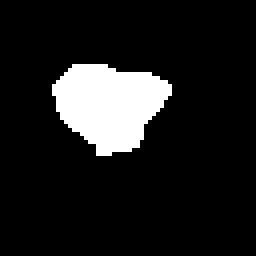
#> input picture Unsupervised Learning/Experiment/Jialun_test_data/LCMO-500-32-Binning/support_original.tif, 64 x 64 px (shown 4 times larger)
$ python data_process.py
#> lines starting #> are read from the running program, lines starting #| are printed output that depends on the picture; after the words box and inside, x2 and y2 are one past the last pixel; in counts of white or black regions, pixels touching at a corner belong together
#> `amp_in = tiff.imread("support_original.tif").astype(np.float32)`: amp_in: shape (64, 64) float32; values 0 (black) and 1 (white), 11.4% white; 1 white region, box (x1, y1, x2, y2) and area: (13, 16, 43, 39) 467
import numpy as np
import tifffile as tiff
from scipy.ndimage import gaussian_filter, zoom
from skimage import exposure
import matplotlib.pyplot as plt
import os

def save_tiff(data, filename, normalize_range=False):
    if normalize_range:
        data = (data - np.min(data)) / (np.max(data) - np.min(data) + 1e-8) * 65535
    data = np.clip(data, 0, 65535).astype(np.uint16)
    tiff.imwrite(filename, data)

def create_softer_amplitude(amplitude, sigma=1.0):
    """
    Generate amplitude with:
    - Flat core (1)
    - Soft Gaussian falloff at boundary
    - Hard shape clamping
    - Final normalization
    """
#> called with sigma = 1.5
    support_mask = (amplitude > 0).astype(np.float32)

    # Step 1: Apply stronger Gaussian smoothing
    soft_amp = gaussian_filter(support_mask, sigma=sigma)
    soft_amp = soft_amp ** 3

    # Step 2: Clamp with original shape (prevent leakage)
    soft_amp *= support_mask
#> soft_amp: shape (64, 64) float32; min 0, max 1, mean 0.088

    # Step 3: Normalize
    soft_amp = exposure.rescale_intensity(soft_amp, out_range=(0, 1))

    return soft_amp

def intensity_to_amplitude(intensity_tif_path, save_path=None):

    intensity = tiff.imread(intensity_tif_path).astype(np.float32)
    # safety clip
    intensity = np.clip(intensity, 0, None)

    amplitude = np.sqrt(intensity)
    amp_norm = amplitude / (np.max(amplitude) + 1e-8)
    amp_uint16 = (amp_norm * 65535).astype(np.uint16)

    if save_path is None:
        save_path = "dp_amp.tif"

    tiff.imwrite(save_path, amp_uint16)
    print(f"Saved amplitude TIFF to {save_path}")

    return amp_uint16

def resize_support(support, scale=1.5):
    """
    Resize binary support mask using zoom. Scale >1 makes it larger.
    The result will be padded or cropped to match original shape.
    """
#> called with scale = 1.5
    original_shape = support.shape
#> original_shape = (64, 64)
    zoomed = zoom(support.astype(np.float32), scale, order=1)  # 🔧 fix type issue

    zoomed_shape = zoomed.shape
#> zoomed_shape = (96, 96)
    output = np.zeros_like(support, dtype=np.float32)

    # Calculate crop or pad indices
    y_offset = (zoomed_shape[0] - original_shape[0]) // 2
#> y_offset = 16
    x_offset = (zoomed_shape[1] - original_shape[1]) // 2
#> x_offset = 16

    if scale >= 1.0:
        output[...] = zoomed[y_offset:y_offset + original_shape[0],
                             x_offset:x_offset + original_shape[1]]
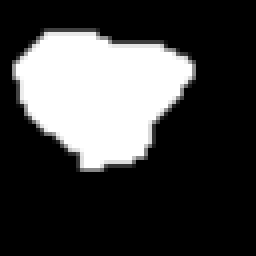
#> output: shape (64, 64) float32 (shown 4 times larger); min 0, max 1, mean 0.259
    else:
        output[y_offset:y_offset + zoomed_shape[0],
               x_offset:x_offset + zoomed_shape[1]] = zoomed

    return (output > 0).astype(np.float32)  # return binary mask
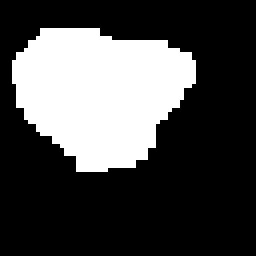
#> returned value: shape (64, 64) float32 (shown 4 times larger); values 0 (black) and 1 (white), 28.8% white; 1 white region, box (x1, y1, x2, y2) and area: (3, 7, 49, 43) 1179


if __name__ == "__main__":

    # Process soft support
    amp_in = tiff.imread("support_original.tif").astype(np.float32)
    amp_out = create_softer_amplitude(amp_in, sigma=1.5)
    #save_tiff(amp_out, "Sup_A_phased-support.tif", normalize_range=True)

    support_scale = 1.5
    support_mask = (amp_in > 0).astype(np.float32)
    support_large = resize_support(support_mask, scale=support_scale)
    amp_large_soft = create_softer_amplitude(support_large, sigma=1.5)
#> call 2 of create_softer_amplitude, with sigma = 1.5
#> in create_softer_amplitude (call 2), `soft_amp = soft_amp ** 3`:
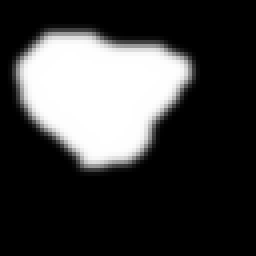
#> soft_amp: shape (64, 64) float32 (shown 4 times larger); min 0, max 1, mean 0.247
    #save_tiff(amp_large_soft, "support_large.tif", normalize_range=True)

    # Convert intensity to amplitude
    amplitude_from_intensity = intensity_to_amplitude("UCL1014a_S0500_frame32-scale.tif")
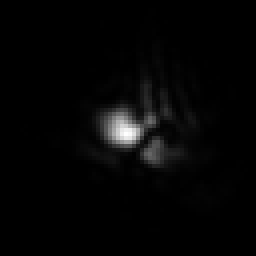
#> input picture Unsupervised Learning/Experiment/Jialun_test_data/LCMO-500-32-Binning/UCL1014a_S0500_frame32-scale.tif, 64 x 64 px (shown 4 times larger)
#> in intensity_to_amplitude, intensity is the input picture: shape (64, 64) float32; min 0, max 1303.8, mean 28.1
#> in intensity_to_amplitude, `amplitude = np.sqrt(intensity)`:
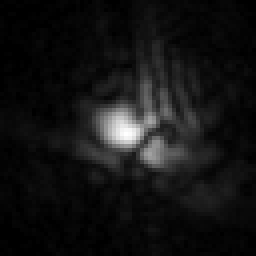
#> amplitude: shape (64, 64) float32 (shown 4 times larger); min 0, max 36.11, mean 2.8; drawn with min black and max white

    # Visualize both
    fig, axes = plt.subplots(1, 3, figsize=(18, 6))
    axes[0].imshow(amp_in, cmap='viridis')
    axes[0].set_title("Original Amplitude")
    axes[0].axis('off')

    axes[1].imshow(amp_out, cmap='viridis')
    axes[1].set_title("Improved Soft Amplitude")
    axes[1].axis('off')

    axes[2].imshow(amplitude_from_intensity, cmap='viridis')
    axes[2].set_title("Amplitude from Intensity")
    axes[2].axis('off')

    plt.tight_layout()
    plt.show()

    import numpy as np
    import tifffile as tiff

    # --- Load phase and support ---
    phase_raw = tiff.imread("phase_old.tif").astype(np.float32)
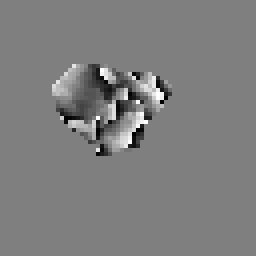
#> input picture Unsupervised Learning/Experiment/Jialun_test_data/LCMO-500-32-Binning/phase_old.tif, 64 x 64 px (shown 4 times larger)
#> phase_raw: shape (64, 64) float32; min 25, max 627314, mean 311812.3
    support = tiff.imread("support_original.tif").astype(np.float32)

    # Make a clean binary support mask (1 inside, 0 outside)
    support_mask = (support > 0).astype(np.uint16)

    # --- Step 1: Detect scale ---
    # If background is ~314159, data is likely scaled by 1e5
    bg_vals = phase_raw[support_mask == 0]
#> bg_vals = 3629 values from 314159 to 314159
    if bg_vals.size > 0 and np.median(bg_vals) > 1e4:
        scale_factor = 1e5
    else:
        scale_factor = 1.0
    print(f"Detected scale factor: {scale_factor}")

    # --- Step 2: Convert to radians in [0, 2π) ---
    phase_radians = (phase_raw / scale_factor) % (2 * np.pi)

    # --- Step 3: Rescale to uint16 (0–65535) like phaseA ---
    phase_uint16 = np.uint16((phase_radians / (2 * np.pi)) * 65535.0)

    # --- Step 4: Zero out background using support ---
    phase_uint16 *= support_mask  # background → 0, inside support unchanged
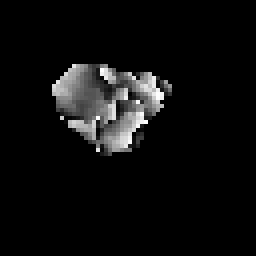
#> phase_uint16: shape (64, 64) uint16 (shown 4 times larger); min 0, max 65430, mean 3491.1; drawn with min black and max white

    # --- Step 5: Save cleaned version ---
    tiff.imwrite("phase.tif", phase_uint16)
    print("phase.tif saved with phase in [0, 2π) and background = 0.")
